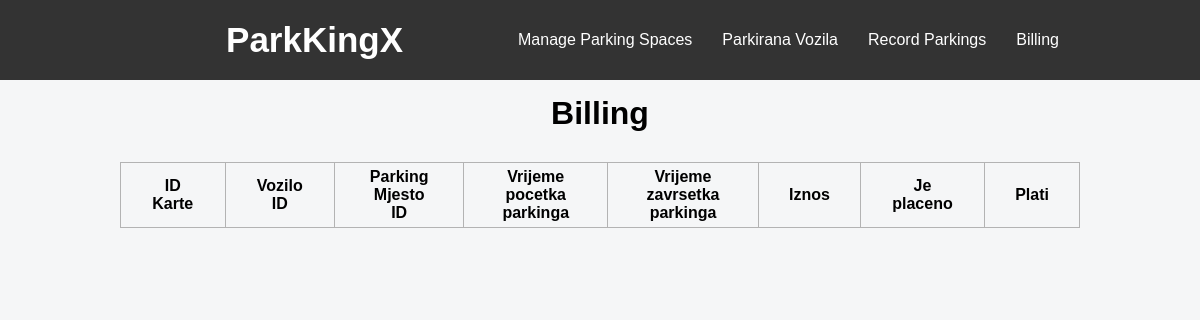
/karte, run on an earlier commit of the app's database.
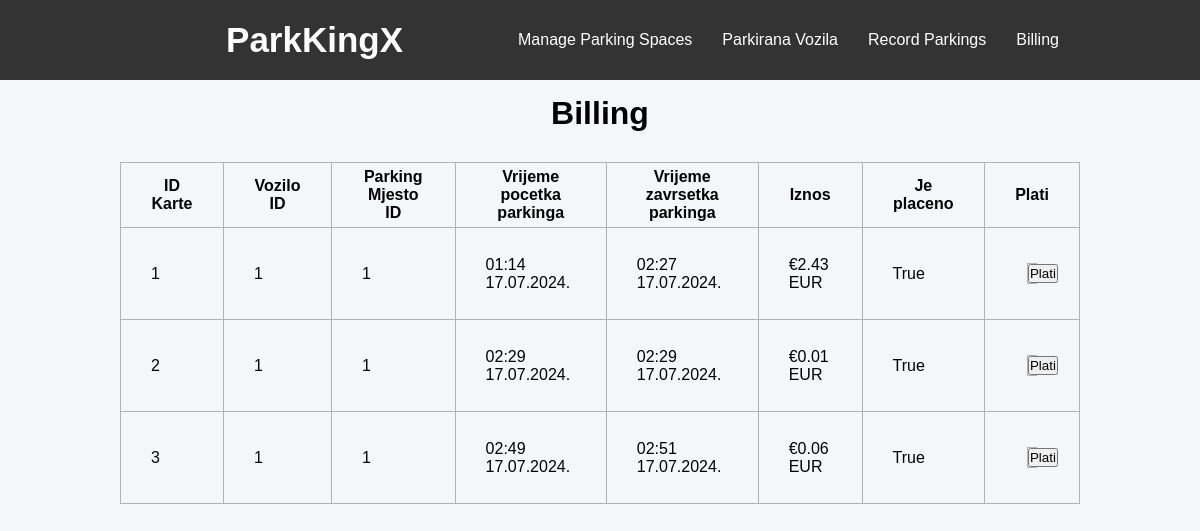
And on a later commit of the database.
### app.py (models this page shows)
class Karta(db.Model):
    __tablename__ = 'Karta'
    id = db.Column(db.Integer, primary_key=True)
    vrijemeDolaska = db.Column(db.DateTime, nullable=False)
    vrijemeOdlaska = db.Column(db.DateTime, nullable=False)
    vozilo_id = db.Column(db.Integer, db.ForeignKey('vozilo.id'), nullable=False)
    parkingMjesto_id = db.Column(db.Integer, db.ForeignKey('ParkingMjesto.id'), nullable=False)
    parkingMjesto = db.relationship('ParkingMjesto', backref=db.backref('karte', lazy=True))
    Iznos = db.Column(db.Float, nullable=False)
    jePlaceno = db.Column(db.Boolean, nullable=False)

### app.py (the view)
@app.route('/karte', methods=['GET'])
def karte_get():
    karte = Karta.query.all()
    return render_template('billing.html', karte=karte)

### templates/billing.html
{% extends "layout.html" %}
{% block body %}
<h1>Billing</h1>
<table id="tablica">
    <tr>
        <th>ID Karte</th>
        <th>Vozilo ID</th>
        <th>Parking Mjesto ID</th>
        <th>Vrijeme pocetka parkinga</th>
        <th>Vrijeme zavrsetka parkinga</th>
        <th>Iznos</th>
        <th>Je placeno</th>
        <th>Plati</th>
    </tr>
    {% for karta in karte %}
    <tr>
        <td>{{ karta.id }}</td>
        <td>{{ karta.vozilo_id }}</td>
        <td>{{ karta.parkingMjesto_id }}</td>
        <td>{{ karta.vrijemeDolaska.strftime('%H:%M %d.%m.%Y.') }}</td>
        <td>{{ karta.vrijemeOdlaska.strftime('%H:%M %d.%m.%Y.') }}</td>
        <td>€{{ karta.Iznos | round(2) }} EUR</td>
        <td>{{ karta.jePlaceno }}</td>
        <td>
            <form action="{{ url_for('plati_kartu', karta_id=karta.id) }}" method="POST">
                <button type ="submit">Plati</button>
            </form>
        </td>
    {% endfor %}
</table>
{% endblock %}

### templates/layout.html (shortened to what this page needs)
<head>
    <link rel="stylesheet" href="/static/styles.css">
</head>
<body>
    <nav>
        <label class="logo"><a href="/">ParkKingX</a></label>
        <ul>
            <li><a href="{{ url_for('add_parking_mjesto_get') }}">Manage Parking Spaces</a></li>
            <li><a href="{{ url_for('cars_get') }}">Parkirana Vozila</a></li>
            <li><a href="{{ url_for('record_parking_get') }}">Record Parkings</a></li>
            <li><a href="{{ url_for('karte_get') }}">Billing</a></li>
        </ul>
    </nav>
    {% block body %}{% endblock %}
</body>
</html>

### static/styles.css (style rules this page uses)
* { padding: 0; margin: 0; text-decoration: none; list-style: none; box-sizing: border-box; }
body { font-family: 'Poppins', sans-serif; background-color: #f5f6f7; }
nav { background: #0082e6; height: 80px; width: 100%; display: flex; justify-content: center; align-items: center; background-color: #333; }
label.logo { color: white; font-size: 35px; line-height: 80px; padding: 0 100px; font-weight: bold; }
nav ul { float: right; margin-right: 20px; display: flex; margin: 0; padding: 0; }
a { color: white; }
nav ul li { display: inline-block; line-height: 80px; margin: 0 15px; }
table { width: 80%; margin: 30px auto; border-collapse: collapse; }
table th, table td { border: 1px solid #b3b3b3; padding: 5px 30px; }
h1 { text-align: center; margin: 15px 0; }
form { width: 30%; margin: 30px auto; border: 1px solid #b3b3b3; text-align: center; }
body { font-family: Arial, sans-serif; }

What changed in the data, as far as the page shows it:
added Karta: id "1", vozilo_id "1", parkingMjesto_id "1", vrijemeDolaska "01:14 17.07.2024.", vrijemeOdlaska "02:27 17.07.2024.", Iznos "2.43", jePlaceno "True"
added Karta: id "2", vozilo_id "1", parkingMjesto_id "1", vrijemeDolaska "02:29 17.07.2024.", vrijemeOdlaska "02:29 17.07.2024.", Iznos "0.01", jePlaceno "True"
added Karta: id "3", vozilo_id "1", parkingMjesto_id "1", vrijemeDolaska "02:49 17.07.2024.", vrijemeOdlaska "02:51 17.07.2024.", Iznos "0.06", jePlaceno "True"
